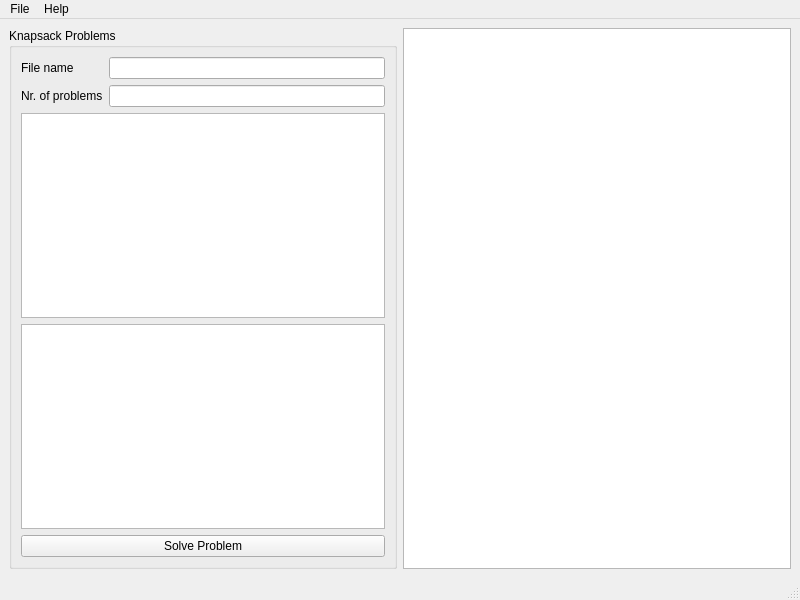
<?xml version="1.0" encoding="UTF-8"?>
<ui version="4.0">
 <class>MainWindow</class>
 <widget class="QMainWindow" name="MainWindow">
  <property name="geometry">
   <rect>
    <x>0</x>
    <y>0</y>
    <width>800</width>
    <height>600</height>
   </rect>
  </property>
  <property name="windowTitle">
   <string>mknap_pso</string>
  </property>
  <widget class="QWidget" name="centralwidget">
   <layout class="QVBoxLayout" name="verticalLayout_2">
    <item>
     <layout class="QVBoxLayout" name="verticalLayout">
      <item>
       <layout class="QHBoxLayout" name="horizontalLayout">
        <item>
         <widget class="QGroupBox" name="box">
          <property name="title">
           <string>Knapsack Problems</string>
          </property>
          <layout class="QVBoxLayout" name="verticalLayout_5">
           <item>
            <layout class="QFormLayout" name="formLayout">
             <property name="fieldGrowthPolicy">
              <enum>QFormLayout::AllNonFixedFieldsGrow</enum>
             </property>
             <item row="0" column="0">
              <widget class="QLabel" name="label_2">
               <property name="text">
                <string>File name</string>
               </property>
              </widget>
             </item>
             <item row="0" column="1">
              <widget class="QLineEdit" name="fileNameEdit">
               <property name="readOnly">
                <bool>true</bool>
               </property>
              </widget>
             </item>
             <item row="1" column="0">
              <widget class="QLabel" name="label">
               <property name="text">
                <string>Nr. of problems</string>
               </property>
              </widget>
             </item>
             <item row="1" column="1">
              <widget class="QLineEdit" name="nrOfProblemsEdit">
               <property name="readOnly">
                <bool>true</bool>
               </property>
              </widget>
             </item>
            </layout>
           </item>
           <item>
            <widget class="QTableWidget" name="table">
             <property name="editTriggers">
              <set>QAbstractItemView::AnyKeyPressed|QAbstractItemView::DoubleClicked|QAbstractItemView::EditKeyPressed</set>
             </property>
             <property name="selectionMode">
              <enum>QAbstractItemView::SingleSelection</enum>
             </property>
             <property name="selectionBehavior">
              <enum>QAbstractItemView::SelectRows</enum>
             </property>
            </widget>
           </item>
           <item>
            <widget class="QTableWidget" name="tableDetail">
             <property name="selectionMode">
              <enum>QAbstractItemView::SingleSelection</enum>
             </property>
             <property name="selectionBehavior">
              <enum>QAbstractItemView::SelectRows</enum>
             </property>
            </widget>
           </item>
           <item>
            <widget class="QPushButton" name="solveBtn">
             <property name="text">
              <string>Solve Problem</string>
             </property>
            </widget>
           </item>
          </layout>
         </widget>
        </item>
        <item>
         <widget class="QTextEdit" name="consoleEdit">
          <property name="readOnly">
           <bool>true</bool>
          </property>
          <property name="textInteractionFlags">
           <set>Qt::NoTextInteraction</set>
          </property>
         </widget>
        </item>
       </layout>
      </item>
     </layout>
    </item>
   </layout>
  </widget>
  <widget class="QMenuBar" name="menubar">
   <property name="geometry">
    <rect>
     <x>0</x>
     <y>0</y>
     <width>800</width>
     <height>21</height>
    </rect>
   </property>
   <widget class="QMenu" name="menuFile">
    <property name="title">
     <string>File</string>
    </property>
    <addaction name="actionOpen_mknap_file"/>
    <addaction name="separator"/>
    <addaction name="actionExit"/>
   </widget>
   <widget class="QMenu" name="menuHelp">
    <property name="title">
     <string>Help</string>
    </property>
    <addaction name="actionAbout"/>
   </widget>
   <addaction name="menuFile"/>
   <addaction name="menuHelp"/>
  </widget>
  <widget class="QStatusBar" name="statusbar"/>
  <action name="actionOpen_mknap_file">
   <property name="text">
    <string>Open mknap file</string>
   </property>
  </action>
  <action name="actionExit">
   <property name="text">
    <string>Exit</string>
   </property>
  </action>
  <action name="actionAbout">
   <property name="text">
    <string>About</string>
   </property>
  </action>
 </widget>
 <resources/>
 <connections/>
</ui>
